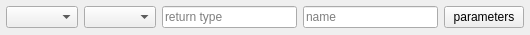
<?xml version="1.0" encoding="UTF-8"?>
<ui version="4.0">
 <class>MethodGui</class>
 <widget class="QWidget" name="MethodGui">
  <property name="geometry">
   <rect>
    <x>0</x>
    <y>0</y>
    <width>530</width>
    <height>35</height>
   </rect>
  </property>
  <property name="windowTitle">
   <string>Form</string>
  </property>
  <layout class="QHBoxLayout" name="horizontalLayout">
   <property name="leftMargin">
    <number>6</number>
   </property>
   <property name="topMargin">
    <number>6</number>
   </property>
   <property name="rightMargin">
    <number>6</number>
   </property>
   <property name="bottomMargin">
    <number>6</number>
   </property>
   <item>
    <widget class="QComboBox" name="comboBoxDeclarationType"/>
   </item>
   <item>
    <widget class="QComboBox" name="comboBoxType"/>
   </item>
   <item>
    <widget class="QLineEdit" name="lineEditReturnType">
     <property name="placeholderText">
      <string>return type</string>
     </property>
    </widget>
   </item>
   <item>
    <widget class="QLineEdit" name="lineEditName">
     <property name="placeholderText">
      <string>name</string>
     </property>
    </widget>
   </item>
   <item>
    <widget class="QPushButton" name="pushButtonParameters">
     <property name="text">
      <string>parameters</string>
     </property>
    </widget>
   </item>
  </layout>
 </widget>
 <resources/>
 <connections/>
</ui>
